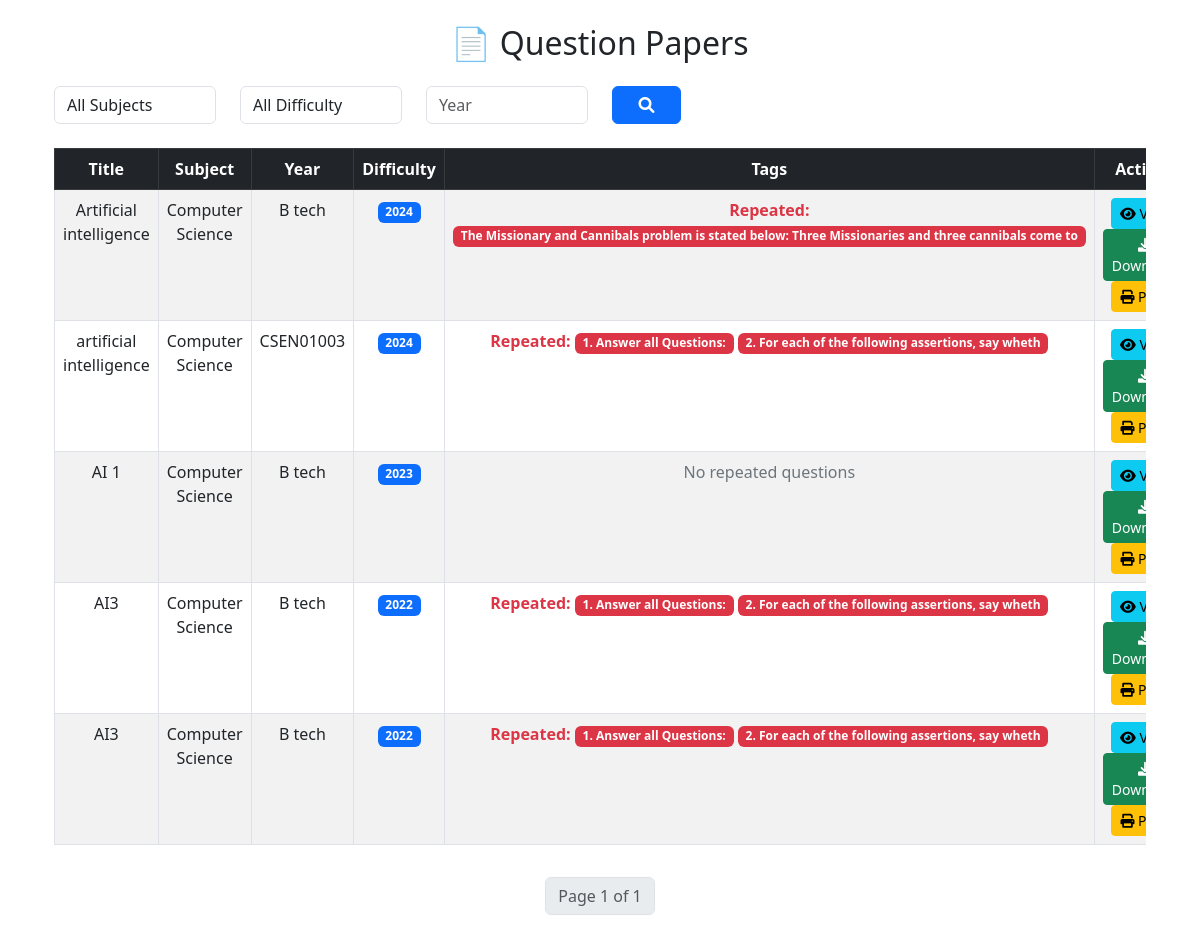
/repository/papers/, run on the app's committed database.
### repository/models.py (models this page shows, shortened)
class QuestionPaper(models.Model):
    SUBJECT_CHOICES = [
        ('cse', 'Computer Science'),
        ('ece', 'Electronics & Communication'),
        ('eee', 'Electrical & Electronics'),
        ('mech', 'Mechanical'),
        ('civil', 'Civil Engineering'),
    ]
    DIFFICULTY_CHOICES = [
        ('easy', 'Easy'),
        ('medium', 'Medium'),
        ('hard', 'Hard'),
    ]
    title = models.CharField(max_length=255)  # Paper title (optional)
    subject = models.CharField(max_length=10, choices=SUBJECT_CHOICES)
    course = models.CharField(max_length=100)  # Ex: B.Tech CSE
    year = models.IntegerField()  # Year of the paper
    file = models.FileField(upload_to='papers/')  # PDF File Upload
    difficulty = models.CharField(max_length=10, choices=DIFFICULTY_CHOICES)
    uploaded_by = models.ForeignKey(settings.AUTH_USER_MODEL, on_delete=models.CASCADE)
    uploaded_at = models.DateTimeField(auto_now_add=True)  # Timestamp
    tags = models.ManyToManyField(Tag, blank=True)  # Tags for repeated questions

class Tag(models.Model):
    name = models.CharField(max_length=100, unique=True)

### repository/views.py (the view)
# urls.py: path('papers/', paper_list, name='paper_list'),
def paper_list(request):
    query = request.GET.get("query", "")
    subject_filter = request.GET.get("subject", "")
    course_filter = request.GET.get("course", "")
    difficulty_filter = request.GET.get("difficulty", "")
    year_filter = request.GET.get("year", "")
    papers = QuestionPaper.objects.all().order_by("-year") #order by newest year first
    if query:
        papers = papers.filter(title__icontains=query)
    if subject_filter:
        papers = papers.filter(subject=subject_filter)
    if course_filter:
        papers = papers.filter(course=course_filter)
    if difficulty_filter:
        papers = papers.filter(difficulty=difficulty_filter)
    if year_filter:
        papers = papers.filter(year=year_filter)
    paginator = Paginator(papers, 10)
    page_number = request.GET.get("page")
    page_obj = paginator.get_page(page_number)
    context = {
        "page_obj": page_obj,
        "query": query,
        "subject_filter": subject_filter,
        "course_filter": course_filter,
        "difficulty_filter": difficulty_filter,
        "year_filter": year_filter,
        "subject_choices": QuestionPaper.SUBJECT_CHOICES,  # Pass subject choices to template
    }
    return render(request, "repository/paper_list.html", context)

### repository/templates/repository/paper_list.html (shortened to what this page needs)
{% extends 'base.html' %}
{% block content %}
<div class="container mt-4">
    <h2 class="mb-4 text-center">📄 Question Papers</h2>
    <form method="GET" class="mb-4">
        <div class="row">
            <div class="col-md-2">
                <select name="subject" class="form-control">
                    <option value="">All Subjects</option>
                </select>
            </div>
            <div class="col-md-2">
                <select name="difficulty" class="form-control">
                    <option value="">All Difficulty</option>
                </select>
            </div>
            <div class="col-md-2">
                <input type="number" name="year" value="{{ year_filter }}" class="form-control" placeholder="Year">
            </div>
            <div class="col-md-1">
                <button type="submit" class="btn btn-primary w-100"><i class="fas fa-search"></i></button>
            </div>
        </div>
    </form>
    <div class="table-responsive">
        <table class="table table-striped table-bordered text-center">
            <thead class="table-dark">
                <tr>
                    <th>Title</th>
                    <th>Subject</th>
                    <th>Year</th>
                    <th>Difficulty</th>
                    <th>Tags</th>
                    <th>Actions</th>
                </tr>
            </thead>
            <tbody>
                {% for paper in page_obj %}
                <tr>
                    <td>{{ paper.title }}</td>
                    <td>{{ paper.get_subject_display }}</td>
                    <td>{{ paper.course }}</td>
                    <td><span class="badge bg-primary">{{ paper.year }}</span></td>
                    <td>
                        {% if paper.tags.all %}
                            <span class="text-danger fw-bold">Repeated:
                                {% for tag in paper.tags.all %}
                                    <span class="badge bg-danger">{{ tag.name }}</span>
                                {% endfor %}
                            </span>
                        {% else %}
                            <span class="text-secondary">No repeated questions</span>
                        {% endif %}
                    </td>
                    <td>
                        <a href="{{ paper.file.url }}" target="_blank" class="btn btn-info btn-sm">
                            <i class="fas fa-eye"></i> View
                        </a>
                        <a href="{{ paper.file.url }}" download class="btn btn-success btn-sm">
                            <i class="fas fa-download"></i> Download
                        </a>
                        <button onclick="printPaper('{{ paper.file.url }}')" class="btn btn-warning btn-sm">
                            <i class="fas fa-print"></i> Print
                        </button>
                    </td>
                </tr>
                {% endfor %}
            </tbody>
        </table>
    </div>
    <nav aria-label="Page navigation">
        <ul class="pagination justify-content-center mt-3">
            <li class="page-item disabled">
                <span class="page-link">Page {{ page_obj.number }} of {{ page_obj.paginator.num_pages }}</span>
            </li>
        </ul>
    </nav>
</div>
<link rel="stylesheet" href="https://cdnjs.cloudflare.com/ajax/libs/font-awesome/6.0.0/css/all.min.css">
{% endblock %}

### templates/base.html (shortened to what this page needs)
<!DOCTYPE html>
<html>
<head>
</head>
<body>
<link href="https://cdn.jsdelivr.net/npm/bootstrap@5.3.0/dist/css/bootstrap.min.css" rel="stylesheet">
    <div class="container">
        {% block content %}
            {% endblock %}
    </div>
</body>
</html>

### data on the page
QuestionPaper: title "Artificial intelligence", subject "Computer Science", course "B tech", year "2024"
Tag: name "The Missionary and Cannibals problem is stated below: Three Missionaries and three cannibals come to"
QuestionPaper: title "artificial intelligence", subject "Computer Science", course "CSEN01003", year "2024"
Tag: name "1. Answer all Questions:"
Tag: name "2. For each of the following assertions, say wheth"
QuestionPaper: title "AI 1", subject "Computer Science", course "B tech", year "2023", shows "No repeated questions"
QuestionPaper: title "AI3", subject "Computer Science", course "B tech", year "2022"
QuestionPaper: title "AI3", subject "Computer Science", course "B tech", year "2022"

### other printed values
{{ page_obj.number }} "1"
{{ page_obj.paginator.num_pages }} "1"
